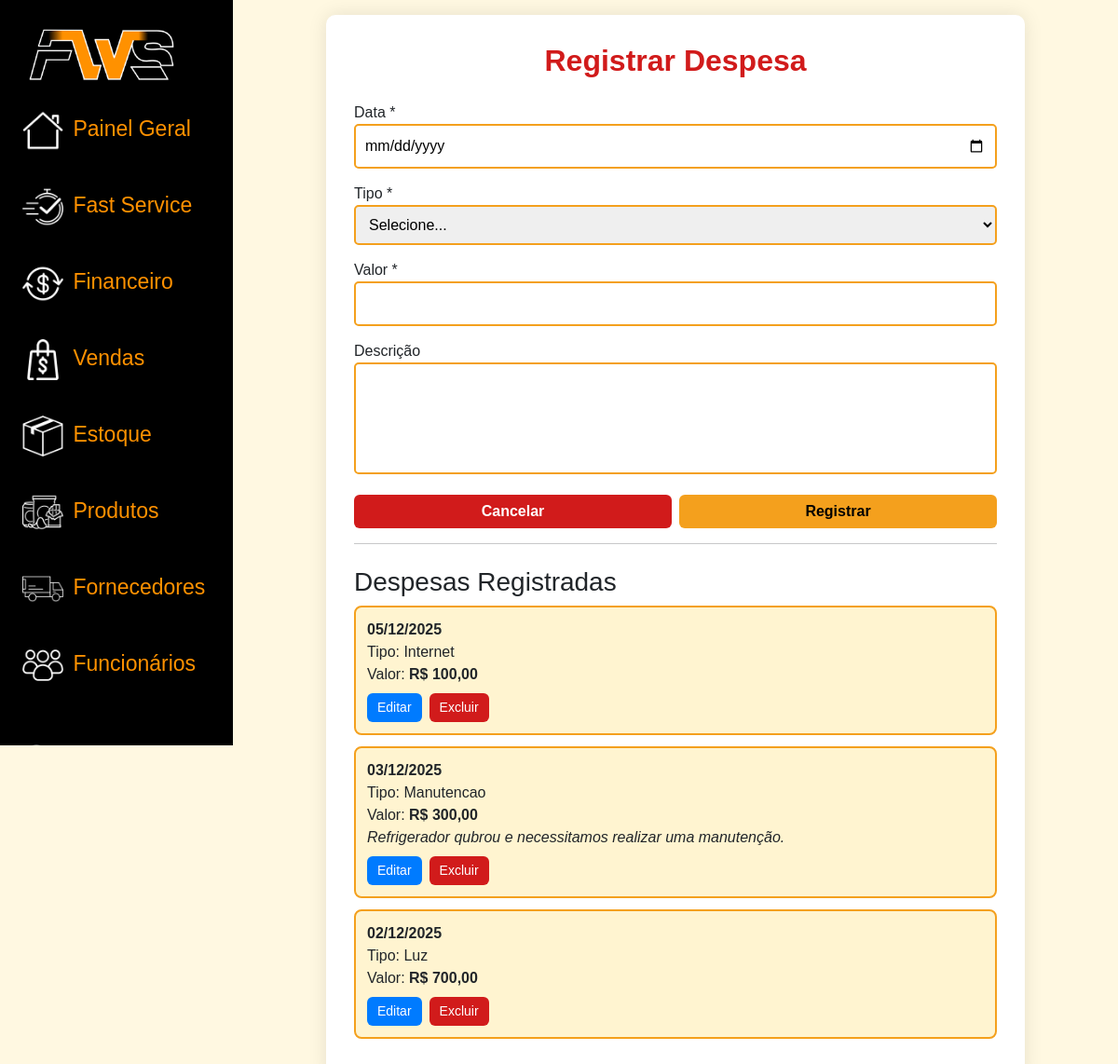
The app's page /FWS_ADM/menu_financeiro/HTML/despesas.php (signed in) with its own data.
### tables this page shows
CREATE TABLE IF NOT EXISTS `despesas` (
  `id` int NOT NULL AUTO_INCREMENT,
  `descricao` varchar(255) NOT NULL,
  `valor` decimal(10,2) NOT NULL,
  `data_despesa` date NOT NULL,
  `tipo` enum('compra','salario','manutencao','agua','luz','internet','outros') DEFAULT 'outros',
  `categoria_id` int DEFAULT NULL,
  PRIMARY KEY (`id`),
  KEY `categoria_id` (`categoria_id`),
  CONSTRAINT `despesas_ibfk_1` FOREIGN KEY (`categoria_id`) REFERENCES `categorias` (`id`)
);

### FWS_ADM/menu_financeiro/HTML/despesas.php (the view, shortened to what this page needs)
<?php
include "../../conn.php";
$edit_item = null;
?>
<!DOCTYPE html>
<html lang="pt-br">
<head>
<link href="https://cdn.jsdelivr.net/npm/bootstrap@5.3.3/dist/css/bootstrap.min.css" rel="stylesheet">
</head>
<body>
<div class="container-fluid">
        <div class="row flex-nowrap">
            <div class="col-auto px-sm-2 px-0 bg-dark" id="fund">
                <div class="d-flex flex-column align-items-center align-items-sm-start px-3 pt-2 text-white min-vh-100"
                    id="menu">
                    <ul class="nav nav-pills flex-column mb-sm-auto mb-0 align-items-center align-items-sm-start">
                        <li id="logo-linha"><img src="../../menu_principal/IMG/logo_linhas.png"></li>
                        <li class="nav-item">
                            <a href="/fws/FWS_ADM/menu_principal/HTML/menu_principal1.php"
                                class="nav-link align-middle px-0" id="cor-fonte">
                                <img src="../../menu_principal/IMG/painelgeral.png">
                                <span class="ms-1 d-none d-sm-inline">Painel Geral</span>
                            </a>
                        </li>
                        <li><a href="/fws/FWS_ADM/fast_service/HTML/fast_service.php" class="nav-link align-middle px-0" id="cor-fonte">
                                <img src="../../menu_principal/IMG/fastservice.png">
                                <span class="ms-1 d-none d-sm-inline">Fast Service</span>
                            </a></li>
                        <li><a href="/fws/FWS_ADM/menu_financeiro/HTML/menu_financeiro.php" class="nav-link align-middle px-0" id="cor-fonte">
                                <img src="../../menu_principal/IMG/financeiro.png">
                                <span class="ms-1 d-none d-sm-inline">Financeiro</span>
                            </a></li>
                        <li><a href="/fws/FWS_ADM/menu_vendas/HTML/menu_venda.php" class="nav-link align-middle px-0" id="cor-fonte">
                                <img src="../../menu_principal/IMG/vendaspai.png">
                                <span class="ms-1 d-none d-sm-inline">Vendas</span>
                            </a></li>
                        <li><a href="/fws/FWS_ADM/estoque/HTML/estoque.php" class="nav-link align-middle px-0"
                                id="cor-fonte">
                                <img src="../../menu_principal/IMG/estoque.png">
                                <span class="ms-1 d-none d-sm-inline">Estoque</span>
                            </a></li>
                        <li><a href="/fws/FWS_ADM/produtos/HTML/lista_produtos.php"
                                class="nav-link align-middle px-0" id="cor-fonte">
                                <img src="../../menu_principal/IMG/produtos.png">
                                <span class="ms-1 d-none d-sm-inline">Produtos</span>
                            </a></li>
                        <li><a href="/fws/FWS_ADM/fornecedores/HTML/lista_fornecedores.php"
                                class="nav-link align-middle px-0" id="cor-fonte">
                                <img src="../../menu_principal/IMG/fornecedor.png">
                                <span class="ms-1 d-none d-sm-inline">Fornecedores</span>
                            </a></li>
                        <li><a href="/fws/FWS_ADM/funcionarios/HTML/menu_funcionarios.php" class="nav-link align-middle px-0" id="cor-fonte">
                                <img src="../../menu_principal/IMG/funcionarios.png">
                                <span class="ms-1 d-none d-sm-inline">Funcionários</span>
                            </a></li>
                    </ul>
                    <div class="dropdown pb-4">
                        <a href="#" class="d-flex align-items-center text-white text-decoration-none dropdown-toggle"
                            data-bs-toggle="dropdown">
                            <img src="../../fotodeperfiladm.png" width="30" height="30" class="rounded-circle">
                        </a>
                    </div>
                </div>
            </div>
        <div class="col py-3" id="conteudo-principal">
            <div class="container-box">
                <h2><?= $edit_item ? "Editar Despesa" : "Registrar Despesa" ?></h2>
                <form method="POST" id="form-despesa">
                    <label>Data *</label>
                    <input type="date" name="data_despesa" required
                           value="<?= $edit_item['data_despesa'] ?? '' ?>">
                    <label>Tipo *</label>
                    <select name="tipo" required>
                        <option value="">Selecione...</option>
                    </select>
                    <label>Valor *</label>
                    <input type="text" name="valor" id="valor"
                           value="<?= isset($edit_item['valor']) ? number_format($edit_item['valor'],2,",",".") : "" ?>"
                           required>
                    <label>Descrição</label>
                    <textarea name="descricao" rows="4"><?= $edit_item['descricao'] ?? "" ?></textarea>
                    <div class="d-flex gap-2">
                        <button type="button" class="btn btn-secondary w-50" id="cancelar">Cancelar</button>
                        <button type="submit" class="btn btn-primary w-50">
                            <?= $edit_item ? "Salvar Alterações" : "Registrar" ?>
                        </button>
                    </div>
                </form>
                <hr>
                <h3 class="mt-4">Despesas Registradas</h3>
                <?php
                $res = $sql->query("SELECT * FROM despesas ORDER BY data_despesa DESC, id DESC");
                while($d = $res->fetch_assoc()):
                ?>
                <div class="item-despesa">
                    <strong><?= date("d/m/Y", strtotime($d["data_despesa"])) ?></strong><br>
                    Tipo: <?= ucfirst($d["tipo"]) ?><br>
                    Valor: <strong>R$ <?= number_format($d["valor"],2,",",".") ?></strong><br>
                    <?php if ($d["descricao"] != ""): ?>
                        <em><?= htmlspecialchars($d["descricao"]) ?></em><br>
                    <?php endif; ?>
                    <div class="mt-2 d-flex gap-2">
                        <a href="despesas.php?edit=<?= $d['id'] ?>" class="btn edit-btn">Editar</a>
                        <a href="despesas.php?delete=<?= $d['id'] ?>" class="btn delete-btn"
                           onclick="return confirm('Excluir esta despesa?')">Excluir</a>
                    </div>
                </div>
                <?php endwhile; ?>
            </div>
        </div>
    </div>
</div>
</body>
</html>

### FWS_ADM/menu_financeiro/HTML/despesas.php (style rules this page uses)
body { background-color: #fff8e1; font-family: "Poppins", sans-serif; margin: 0; }
#fund { position: fixed; top: 0; left: 0; height: 100vh; width: 250px; background-color: black !important; overflow-y: auto; }
#menu { background-color: black; }
#cor-fonte { color: #ff9100; font-size: 23px; padding-bottom: 30px; }
#cor-fonte img { width: 44px; }
#logo-linha img { width: 170px; }
#conteudo-principal { margin-left: 250px; padding: 40px; }
.container-box { max-width: 750px; margin: auto; background: white; padding: 30px; border-radius: 10px; box-shadow: 0 0 20px rgba(0, 0, 0, 0.1); }
h2 { text-align: center; margin-bottom: 25px; color: #d11b1b; font-weight: bold; }
input, select, textarea { width: 100%; padding: 10px; border: 2px solid #f4a01d; border-radius: 5px; margin-bottom: 15px; }
textarea { resize: none; }
.btn-primary { background-color: #f4a01d; border: none; color: black; font-weight: bold; }
.btn-secondary { background-color: #d11b1b; border: none; color: white; font-weight: bold; }
.item-despesa { padding: 12px; border: 2px solid #f4a01d; border-radius: 8px; background: #fff4d0; margin-bottom: 12px; }
.edit-btn, .delete-btn { font-size: 14px; padding: 4px 10px; color: white; }
.edit-btn { background:#007bff; }
.delete-btn { background:#d11b1b; }

### records on screen
despesas: data_despesa "05/12/2025", tipo "Internet", valor "100,00"
despesas: data_despesa "03/12/2025", tipo "Manutencao", valor "300,00", descricao "Refrigerador qubrou e necessitamos realizar uma manutenção."
despesas: data_despesa "02/12/2025", tipo "Luz", valor "700,00"
